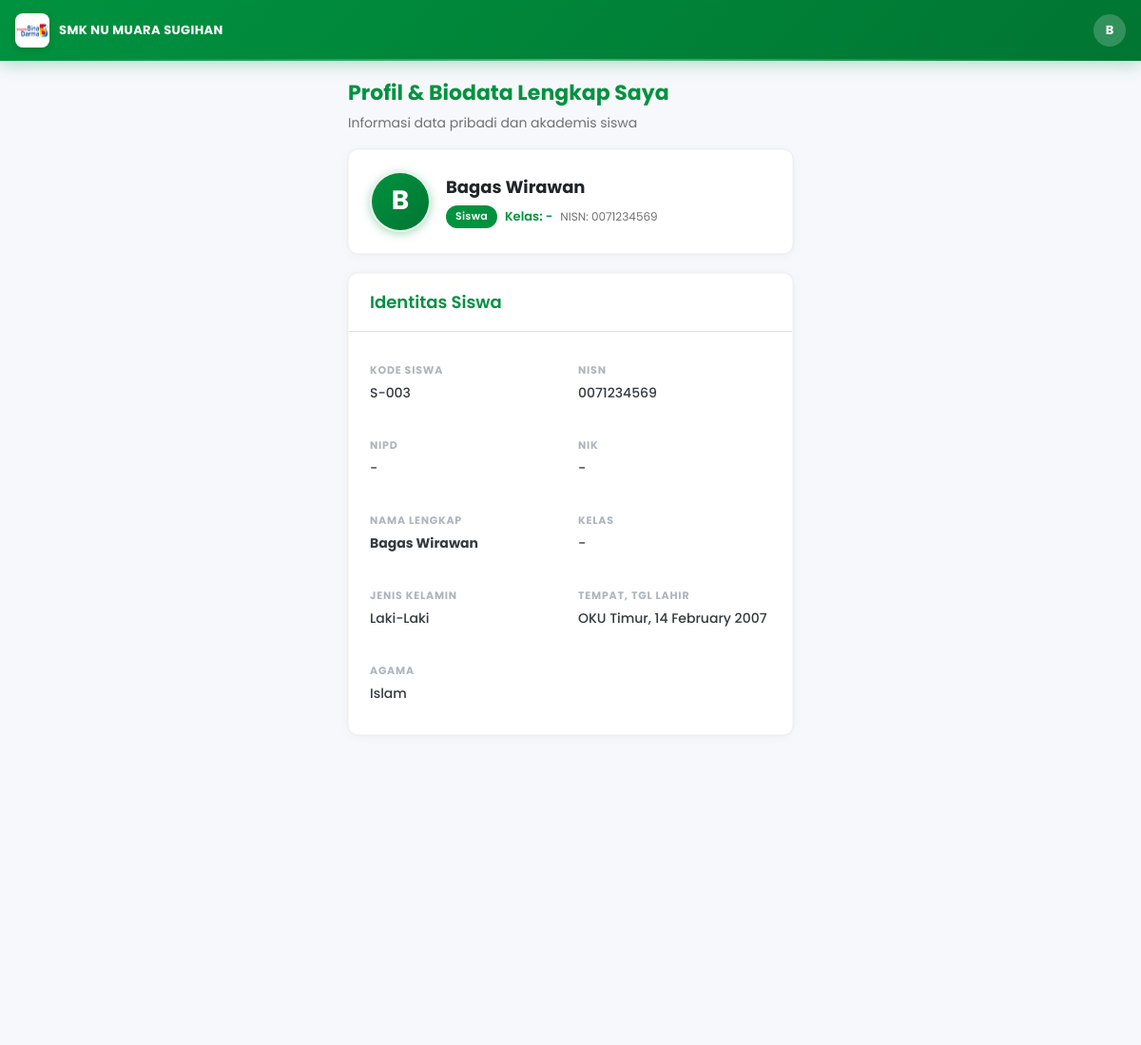
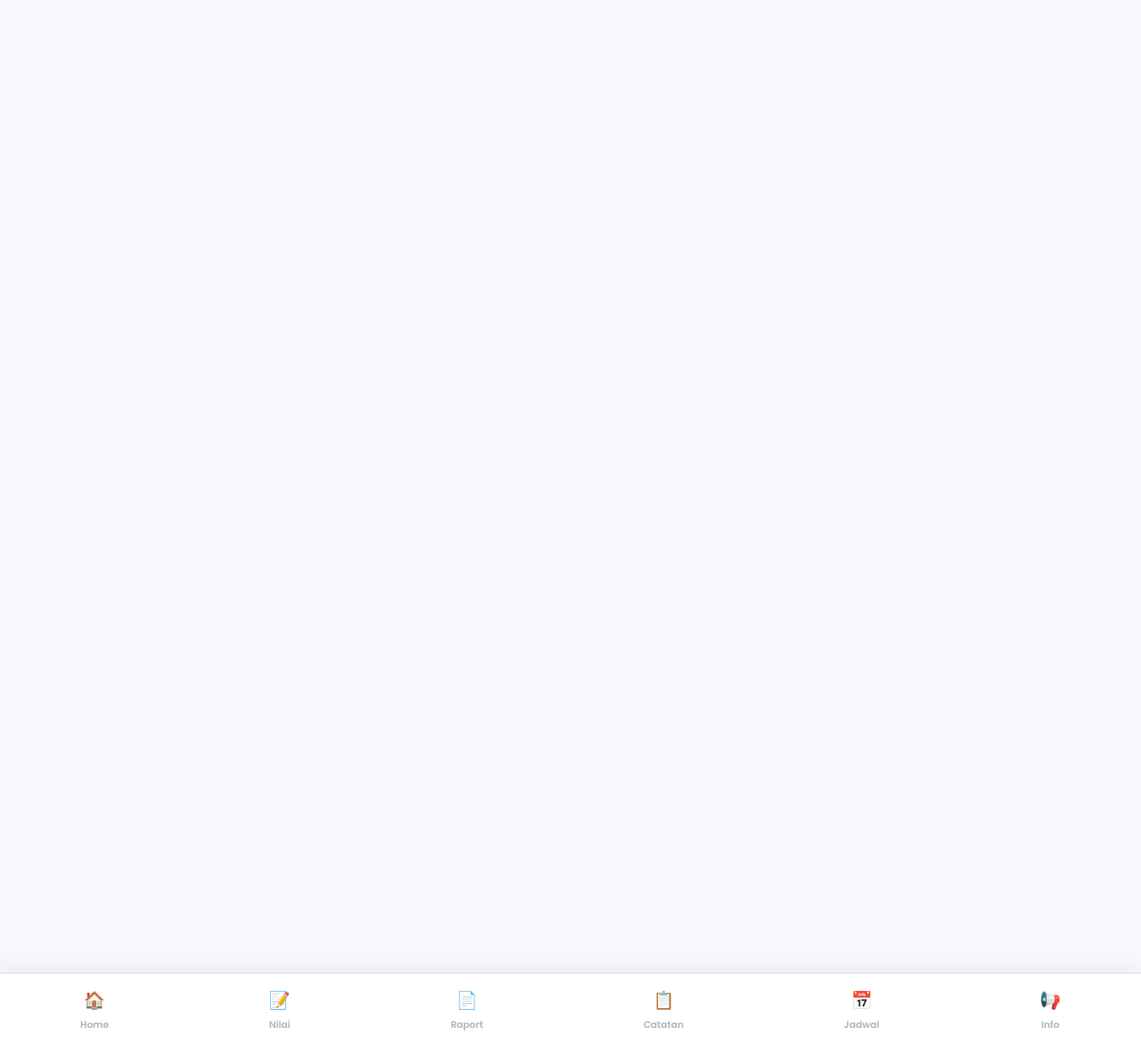
The app's page /public/index.php?page=profil (signed in) with its own data (2 pictures, top to bottom).
### tables this page shows
CREATE TABLE `siswa` (
  `id` int NOT NULL,
  `kode_siswa` varchar(20) NOT NULL,
  `user_id` int DEFAULT NULL,
  `nisn` varchar(20) NOT NULL,
  `nipd` varchar(20) DEFAULT NULL,
  `nik` varchar(20) DEFAULT NULL,
  `nama` varchar(100) NOT NULL,
  `jenis_kelamin` enum('Laki-Laki','Perempuan') NOT NULL,
  `tempat_lahir` varchar(100) DEFAULT NULL,
  `tanggal_lahir` date DEFAULT NULL,
  `alamat` text,
  `rt` varchar(5) DEFAULT NULL,
  `rw` varchar(5) DEFAULT NULL,
  `kelurahan` varchar(100) DEFAULT NULL,
  `kecamatan` varchar(100) DEFAULT NULL,
  `kode_pos` varchar(10) DEFAULT NULL,
  `no_hp` varchar(20) DEFAULT NULL,
  `penerima_kip` enum('ya','tidak') DEFAULT 'tidak',
  `nomor_kip` varchar(30) DEFAULT NULL,
  `sekolah_asal` varchar(150) DEFAULT NULL,
  `jenis_tinggal` varchar(50) DEFAULT NULL,
  `anak_ke` int DEFAULT NULL,
  `jml_saudara` int DEFAULT NULL,
  `jarak_sekolah_km` decimal(5,2) DEFAULT NULL,
  `ayah_nama` varchar(100) DEFAULT NULL,
  `ayah_nik` varchar(20) DEFAULT NULL,
  `ayah_tahun_lahir` year DEFAULT NULL,
  `ayah_pendidikan` varchar(20) DEFAULT NULL,
  `ayah_pekerjaan` varchar(100) DEFAULT NULL,
  `ibu_nama` varchar(100) DEFAULT NULL,
  `ibu_nik` varchar(20) DEFAULT NULL,
  `ibu_tahun_lahir` year DEFAULT NULL,
  `ibu_pendidikan` varchar(20) DEFAULT NULL,
  `ibu_pekerjaan` varchar(100) DEFAULT NULL,
  `agama` varchar(20) DEFAULT NULL,
  `wali_siswa` varchar(100) DEFAULT NULL,
  `tahun_masuk` year NOT NULL,
  `foto` varchar(255) DEFAULT NULL,
  `created_at` timestamp NOT NULL DEFAULT CURRENT_TIMESTAMP,
  `updated_at` timestamp NOT NULL DEFAULT CURRENT_TIMESTAMP ON UPDATE CURRENT_TIMESTAMP
);

### views/siswa/profil.php (the view, shortened to what this page needs)
<?php $pageTitle='Profil Saya'; ob_start();
function ds($s, $k) { return ($s[$k] ?? '') !== '' && ($s[$k] ?? null) !== null ? htmlspecialchars($s[$k]) : '-'; }
?>
<div class="greeting" style="margin-bottom:16px;">
    <h3>Profil & Biodata Lengkap Saya</h3>
    <p>Informasi data pribadi dan akademis siswa</p>
</div>
<div class="card" style="margin-bottom:20px;">
    <div class="card-body" style="display:flex; align-items:center; gap:16px; flex-wrap:wrap;">
        <div class="profile-avatar" style="width:64px; height:64px; font-size:28px; flex-shrink:0;">
            <?= strtoupper(substr($profil['nama'] ?? 'S', 0, 1)) ?>
        </div>
        <div style="flex:1; min-width:200px;">
            <h3 style="font-size:18px; font-weight:700; color:var(--gray-800); margin-bottom:4px;">
                <?= htmlspecialchars($profil['nama'] ?? '-') ?>
            </h3>
            <div style="display:flex; gap:8px; align-items:center; flex-wrap:wrap;">
                <span class="badge" style="background:#00923F; color:#fff; font-size:11px; font-weight:600; padding:3px 10px; border-radius:12px;">Siswa</span>
                <span style="color:var(--primary); font-size:13px; font-weight:600;">Kelas: <?= ds($profil, 'nama_kelas') ?></span>
                <span style="color:var(--gray-500); font-size:12px;">NISN: <?= ds($profil, 'nisn') ?></span>
            </div>
        </div>
    </div>
</div>
<div class="card" style="margin-bottom:20px;">
    <div class="card-header"><h3>Identitas Siswa</h3></div>
    <div class="card-body">
        <div class="detail-grid">
            <div class="detail-item"><label>Kode Siswa</label><span><?= ds($profil,'kode_siswa') ?></span></div>
            <div class="detail-item"><label>NISN</label><span><?= ds($profil,'nisn') ?></span></div>
            <div class="detail-item"><label>NIPD</label><span><?= ds($profil,'nipd') ?></span></div>
            <div class="detail-item"><label>NIK</label><span><?= ds($profil,'nik') ?></span></div>
            <div class="detail-item"><label>Nama Lengkap</label><span><strong><?= ds($profil,'nama') ?></strong></span></div>
            <div class="detail-item"><label>Kelas</label><span><?= ds($profil,'nama_kelas') ?></span></div>
            <div class="detail-item"><label>Jenis Kelamin</label><span><?= ds($profil,'jenis_kelamin') ?></span></div>
            <div class="detail-item"><label>Tempat, Tgl Lahir</label><span><?= ds($profil,'tempat_lahir') ?><?= ($profil['tanggal_lahir']??null)?', '.date('d F Y',strtotime($profil['tanggal_lahir'])):'' ?></span></div>
            <div class="detail-item"><label>Agama</label><span><?= ds($profil,'agama') ?></span></div>
        </div>
    </div>
</div>
<?php $content = ob_get_clean(); require VIEW_PATH.'/layouts/mobile.php'; ?>

### public/css/style.css (style rules this page uses)
:root { --primary: #00923F; --primary-dark: #007532; --primary-hover: #00A548; --primary-light: #E5F4EA; --primary-soft: #F0FAF3; --primary-rgb: 0, 146, 63; --bg-app: #F6F8FC; --text-secondary-dark: #54595E; --text-medium: #4F4F4F; --stroke-light: #DEE2E6; --danger: #DC3545; --warning: #FFC107; --info: #17A2B8; --success: #00923F; --gray-50: #F8F9FA; --gray-100: #F1F3F5; --gray-200: #E9ECEF; --gray-300: #DEE2E6; --gray-400: #ADB5BD; --gray-500: #707070; --gray-600: #495057; --gray-700: #343A40; --gray-800: #212529; --white: #FFFFFF; --shadow: 0 0 4px rgba(0,0,0,0.06), 0 2px 12px rgba(0,0,0,0.04); --shadow-lg: 0 8px 30px rgba(0,0,0,0.1); --shadow-hover: 0 6px 22px rgba(0,0,0,0.10); --shadow-figma: 0 0 2px rgba(0,0,0,0.25); --radius: 10px; --radius-sm: 5px; --radius-lg: 12px; --sidebar-width: 260px; --header-h: 72px; --transition: all 0.28s cubic-bezier(0.4, 0, 0.2, 1); --transition-fast: all 0.18s cubic-bezier(0.4, 0, 0.2, 1); }
* { margin:0; padding:0; box-sizing:border-box; }
body { font-family:'Poppins','Inter',system-ui,-apple-system,sans-serif; background:var(--bg-app); color:var(--gray-700); line-height:1.6; overflow-x:hidden; -webkit-font-smoothing:antialiased; -moz-osx-font-smoothing:grayscale; }
.badge { display:inline-block; padding:4px 12px; border-radius:20px; font-size:11px; font-weight:600; letter-spacing:0.3px; }
.profile-avatar { width:42px; height:42px; border-radius:50%; background:linear-gradient(135deg,var(--primary),var(--primary-dark)); color:var(--white); display:flex; align-items:center; justify-content:center; font-weight:700; font-size:15px; cursor:pointer; transition:var(--transition); box-shadow:0 2px 10px rgba(var(--primary-rgb),.35); border:2px solid rgba(255,255,255,0.9); }
.card { background:var(--white); border-radius:var(--radius); box-shadow:0 0 2px rgba(0,0,0,.08), 0 2px 12px rgba(0,0,0,0.04); overflow:hidden; margin-bottom:22px; transition:var(--transition); border:1px solid rgba(0,0,0,0.03); }
.card-header { display:flex; justify-content:space-between; align-items:center; padding:16px 22px; border-bottom:1px solid var(--stroke-light); background:var(--white); }
.card-header h3 { font-size:18px; color:var(--primary); font-weight:600; font-family:'Poppins',sans-serif; }
.card-body { padding:22px; }
.detail-grid { display:grid; grid-template-columns:1fr 1fr; gap:16px; }
.detail-item { display:flex; flex-direction:column; padding:10px 0; }
.detail-item label { font-size:11px; font-weight:700; color:var(--gray-400); text-transform:uppercase; letter-spacing:0.8px; }
.detail-item span { font-size:14px; color:var(--gray-700); margin-top:3px; font-weight:500; }

### public/css/mobile.css (style rules this page uses)
.mobile-body { background:var(--bg-app); padding-bottom:74px; font-family:'Poppins','Inter',sans-serif; }
.greeting { margin-bottom:18px; animation:fadeIn .4s ease-out; font-family:'Poppins',sans-serif; }
.greeting h3 { font-size:22px; color:var(--primary); margin-bottom:3px; font-weight:700; }
.greeting p { color:var(--gray-500); font-size:14px; }

### records on screen
siswa: nama "B", nama "Bagas Wirawan", nisn "0071234569", kode_siswa "S-003", nipd "-", nik "-", jenis_kelamin "Laki-Laki", tempat_lahir "OKU Timur", tanggal_lahir "14 February 2007", agama "Islam"

### other values on screen
substr(Auth::user('nama'),0,1) "B"
ds($profil, 'nama_kelas') "-"
ds($profil,'nama_kelas') "-"
